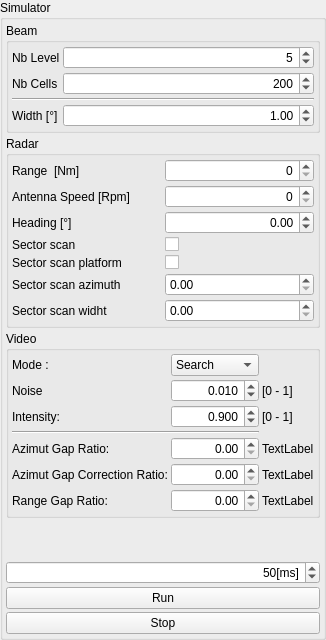
     <widget class="QGroupBox" name="gbxSimulator">
      <property name="title">
       <string>Simulator</string>
      </property>
      <layout class="QGridLayout" name="gridLayout">
       <property name="leftMargin">
        <number>3</number>
       </property>
       <property name="topMargin">
        <number>3</number>
       </property>
       <property name="rightMargin">
        <number>3</number>
       </property>
       <property name="bottomMargin">
        <number>3</number>
       </property>
       <property name="spacing">
        <number>3</number>
       </property>
       <item row="7" column="1">
        <widget class="QPushButton" name="pbxRunSimulator">
         <property name="text">
          <string>Run</string>
         </property>
        </widget>
       </item>
       <item row="3" column="1">
        <widget class="QGroupBox" name="groupBox">
         <property name="title">
          <string>Video</string>
         </property>
         <layout class="QGridLayout" name="gridLayout_2">
          <property name="leftMargin">
           <number>3</number>
          </property>
          <property name="topMargin">
           <number>3</number>
          </property>
          <property name="rightMargin">
           <number>3</number>
          </property>
          <property name="bottomMargin">
           <number>3</number>
          </property>
          <property name="spacing">
           <number>3</number>
          </property>
          <item row="2" column="1">
           <widget class="QDoubleSpinBox" name="sbxIntensty">
            <property name="alignment">
             <set>Qt::AlignRight|Qt::AlignTrailing|Qt::AlignVCenter</set>
            </property>
            <property name="decimals">
             <number>3</number>
            </property>
            <property name="maximum">
             <double>1.000000000000000</double>
            </property>
            <property name="singleStep">
             <double>0.010000000000000</double>
            </property>
            <property name="value">
             <double>0.900000000000000</double>
            </property>
           </widget>
          </item>
          <item row="2" column="0">
           <widget class="QLabel" name="label_12">
            <property name="text">
             <string>Intensity:</string>
            </property>
           </widget>
          </item>
          <item row="6" column="1">
           <widget class="QDoubleSpinBox" name="sbxRangeGapRto">
            <property name="enabled">
             <bool>true</bool>
            </property>
            <property name="alignment">
             <set>Qt::AlignRight|Qt::AlignTrailing|Qt::AlignVCenter</set>
            </property>
            <property name="maximum">
             <double>999.000000000000000</double>
            </property>
            <property name="singleStep">
             <double>1.000000000000000</double>
            </property>
           </widget>
          </item>
          <item row="4" column="1">
           <widget class="QDoubleSpinBox" name="sbxAzGapRto">
            <property name="enabled">
             <bool>true</bool>
            </property>
            <property name="alignment">
             <set>Qt::AlignRight|Qt::AlignTrailing|Qt::AlignVCenter</set>
            </property>
            <property name="maximum">
             <double>999.000000000000000</double>
            </property>
            <property name="singleStep">
             <double>1.000000000000000</double>
            </property>
           </widget>
          </item>
          <item row="5" column="1">
           <widget class="QDoubleSpinBox" name="sbxAzCorrectionGapRto">
            <property name="enabled">
             <bool>true</bool>
            </property>
            <property name="alignment">
             <set>Qt::AlignRight|Qt::AlignTrailing|Qt::AlignVCenter</set>
            </property>
            <property name="maximum">
             <double>999.000000000000000</double>
            </property>
            <property name="singleStep">
             <double>1.000000000000000</double>
            </property>
           </widget>
          </item>
          <item row="0" column="0">
           <widget class="QLabel" name="label_14">
            <property name="text">
             <string>Mode :</string>
            </property>
           </widget>
          </item>
          <item row="0" column="1">
           <widget class="QComboBox" name="cbxVideoMode">
            <item>
             <property name="text">
              <string>Search</string>
             </property>
            </item>
            <item>
             <property name="text">
              <string>Weather</string>
             </property>
            </item>
            <item>
             <property name="text">
              <string>Test Clock</string>
             </property>
            </item>
            <item>
             <property name="text">
              <string>Test</string>
             </property>
            </item>
           </widget>
          </item>
          <item row="6" column="0">
           <widget class="QLabel" name="label_13">
            <property name="text">
             <string>Range Gap Ratio:</string>
            </property>
           </widget>
          </item>
          <item row="4" column="0">
           <widget class="QLabel" name="label_10">
            <property name="text">
             <string>Azimut Gap Ratio:</string>
            </property>
           </widget>
          </item>
          <item row="5" column="0">
           <widget class="QLabel" name="label_11">
            <property name="text">
             <string>Azimut Gap Correction Ratio:</string>
            </property>
           </widget>
          </item>
          <item row="3" column="0" colspan="2">
           <widget class="Line" name="line">
            <property name="orientation">
             <enum>Qt::Horizontal</enum>
            </property>
           </widget>
          </item>
          <item row="1" column="0">
           <widget class="QLabel" name="label_5">
            <property name="text">
             <string>Noise</string>
            </property>
           </widget>
          </item>
          <item row="1" column="1">
           <widget class="QDoubleSpinBox" name="sbxSimNoise">
            <property name="alignment">
             <set>Qt::AlignRight|Qt::AlignTrailing|Qt::AlignVCenter</set>
            </property>
            <property name="decimals">
             <number>3</number>
            </property>
            <property name="maximum">
             <double>1.000000000000000</double>
            </property>
            <property name="singleStep">
             <double>0.010000000000000</double>
            </property>
            <property name="value">
             <double>0.010000000000000</double>
            </property>
           </widget>
          </item>
          <item row="2" column="2">
           <widget class="QLabel" name="label_36">
            <property name="text">
             <string>[0 - 1]</string>
            </property>
           </widget>
          </item>
          <item row="1" column="2">
           <widget class="QLabel" name="label_37">
            <property name="text">
             <string>[0 - 1]</string>
            </property>
           </widget>
          </item>
          <item row="4" column="2">
           <widget class="QLabel" name="label_38">
            <property name="text">
             <string>TextLabel</string>
            </property>
           </widget>
          </item>
          <item row="5" column="2">
           <widget class="QLabel" name="label_39">
            <property name="text">
             <string>TextLabel</string>
            </property>
           </widget>
          </item>
          <item row="6" column="2">
           <widget class="QLabel" name="label_40">
            <property name="text">
             <string>TextLabel</string>
            </property>
           </widget>
          </item>
         </layout>
        </widget>
       </item>
       <item row="8" column="1">
        <widget class="QPushButton" name="pbxStopSimulator">
         <property name="text">
          <string>Stop</string>
         </property>
        </widget>
       </item>
       <item row="2" column="1">
        <widget class="QGroupBox" name="groupBox_4">
         <property name="title">
          <string>Radar</string>
         </property>
         <layout class="QGridLayout" name="gridLayout_4">
          <property name="leftMargin">
           <number>3</number>
          </property>
          <property name="topMargin">
           <number>3</number>
          </property>
          <property name="rightMargin">
           <number>3</number>
          </property>
          <property name="bottomMargin">
           <number>3</number>
          </property>
          <property name="spacing">
           <number>3</number>
          </property>
          <item row="1" column="0">
           <widget class="QLabel" name="label_15">
            <property name="text">
             <string>Range  [Nm]</string>
            </property>
           </widget>
          </item>
          <item row="1" column="1">
           <widget class="QSpinBox" name="sbxRange">
            <property name="alignment">
             <set>Qt::AlignRight|Qt::AlignTrailing|Qt::AlignVCenter</set>
            </property>
           </widget>
          </item>
          <item row="2" column="0">
           <widget class="QLabel" name="label_4">
            <property name="text">
             <string>Antenna Speed [Rpm]</string>
            </property>
           </widget>
          </item>
          <item row="2" column="1">
           <widget class="QSpinBox" name="sbxAnntenaSped">
            <property name="alignment">
             <set>Qt::AlignRight|Qt::AlignTrailing|Qt::AlignVCenter</set>
            </property>
           </widget>
          </item>
          <item row="3" column="0">
           <widget class="QLabel" name="label_27">
            <property name="text">
             <string>Heading [°]</string>
            </property>
           </widget>
          </item>
          <item row="3" column="1">
           <widget class="QDoubleSpinBox" name="sbxPlatformHeading">
            <property name="alignment">
             <set>Qt::AlignRight|Qt::AlignTrailing|Qt::AlignVCenter</set>
            </property>
            <property name="minimum">
             <double>-361.000000000000000</double>
            </property>
            <property name="maximum">
             <double>361.000000000000000</double>
            </property>
           </widget>
          </item>
          <item row="6" column="1">
           <widget class="QDoubleSpinBox" name="sbxSectorScanAzimuth">
            <property name="maximum">
             <double>360.000000000000000</double>
            </property>
           </widget>
          </item>
          <item row="4" column="1">
           <widget class="QCheckBox" name="ckxSectorScan">
            <property name="text">
             <string/>
            </property>
           </widget>
          </item>
          <item row="7" column="1">
           <widget class="QDoubleSpinBox" name="sbxSectorScanWitdh">
            <property name="maximum">
             <double>360.000000000000000</double>
            </property>
           </widget>
          </item>
          <item row="6" column="0">
           <widget class="QLabel" name="label_29">
            <property name="text">
             <string>Sector scan azimuth</string>
            </property>
           </widget>
          </item>
          <item row="7" column="0">
           <widget class="QLabel" name="sbxSectorScanWidth">
            <property name="text">
             <string>Sector scan widht</string>
            </property>
           </widget>
          </item>
          <item row="4" column="0">
           <widget class="QLabel" name="label_31">
            <property name="text">
             <string>Sector scan</string>
            </property>
           </widget>
          </item>
          <item row="5" column="1">
           <widget class="QCheckBox" name="ckxSectorScanPlatform">
            <property name="text">
             <string/>
            </property>
           </widget>
          </item>
          <item row="5" column="0">
           <widget class="QLabel" name="label_30">
            <property name="text">
             <string>Sector scan platform</string>
            </property>
           </widget>
          </item>
         </layout>
        </widget>
       </item>
       <item row="6" column="1">
        <widget class="QSpinBox" name="sbxSimTimer">
         <property name="alignment">
          <set>Qt::AlignRight|Qt::AlignTrailing|Qt::AlignVCenter</set>
         </property>
         <property name="suffix">
          <string>[ms]</string>
         </property>
         <property name="minimum">
          <number>10</number>
         </property>
         <property name="maximum">
          <number>9999999</number>
         </property>
         <property name="value">
          <number>50</number>
         </property>
        </widget>
       </item>
       <item row="1" column="1">
        <widget class="QGroupBox" name="gbxBeam">
         <property name="title">
          <string>Beam</string>
         </property>
         <layout class="QFormLayout" name="formLayout">
          <property name="horizontalSpacing">
           <number>3</number>
          </property>
          <property name="verticalSpacing">
           <number>3</number>
          </property>
          <property name="leftMargin">
           <number>3</number>
          </property>
          <property name="topMargin">
           <number>3</number>
          </property>
          <property name="rightMargin">
           <number>3</number>
          </property>
          <property name="bottomMargin">
           <number>3</number>
          </property>
          <item row="0" column="0">
           <widget class="QLabel" name="label">
            <property name="text">
             <string>Nb Level</string>
            </property>
           </widget>
          </item>
          <item row="0" column="1">
           <widget class="QSpinBox" name="sbxNbLevel">
            <property name="alignment">
             <set>Qt::AlignRight|Qt::AlignTrailing|Qt::AlignVCenter</set>
            </property>
            <property name="minimum">
             <number>1</number>
            </property>
            <property name="value">
             <number>5</number>
            </property>
           </widget>
          </item>
          <item row="2" column="0">
           <widget class="QLabel" name="label_3">
            <property name="text">
             <string>Nb Cells</string>
            </property>
           </widget>
          </item>
          <item row="2" column="1">
           <widget class="QSpinBox" name="sbxNbCells">
            <property name="alignment">
             <set>Qt::AlignRight|Qt::AlignTrailing|Qt::AlignVCenter</set>
            </property>
            <property name="minimum">
             <number>1</number>
            </property>
            <property name="maximum">
             <number>500</number>
            </property>
            <property name="value">
             <number>200</number>
            </property>
           </widget>
          </item>
          <item row="3" column="0" colspan="2">
           <widget class="Line" name="line_7">
            <property name="orientation">
             <enum>Qt::Horizontal</enum>
            </property>
           </widget>
          </item>
          <item row="4" column="0">
           <widget class="QLabel" name="label_2">
            <property name="text">
             <string>Width [°]</string>
            </property>
           </widget>
          </item>
          <item row="4" column="1">
           <widget class="QDoubleSpinBox" name="sbxBeamWidth">
            <property name="alignment">
             <set>Qt::AlignRight|Qt::AlignTrailing|Qt::AlignVCenter</set>
            </property>
            <property name="minimum">
             <double>0.010000000000000</double>
            </property>
            <property name="value">
             <double>1.000000000000000</double>
            </property>
           </widget>
          </item>
         </layout>
        </widget>
       </item>
       <item row="5" column="1">
        <spacer name="verticalSpacer">
         <property name="orientation">
          <enum>Qt::Vertical</enum>
         </property>
         <property name="sizeHint" stdset="0">
          <size>
           <width>20</width>
           <height>40</height>
          </size>
         </property>
        </spacer>
       </item>
      </layout>
     </widget>
